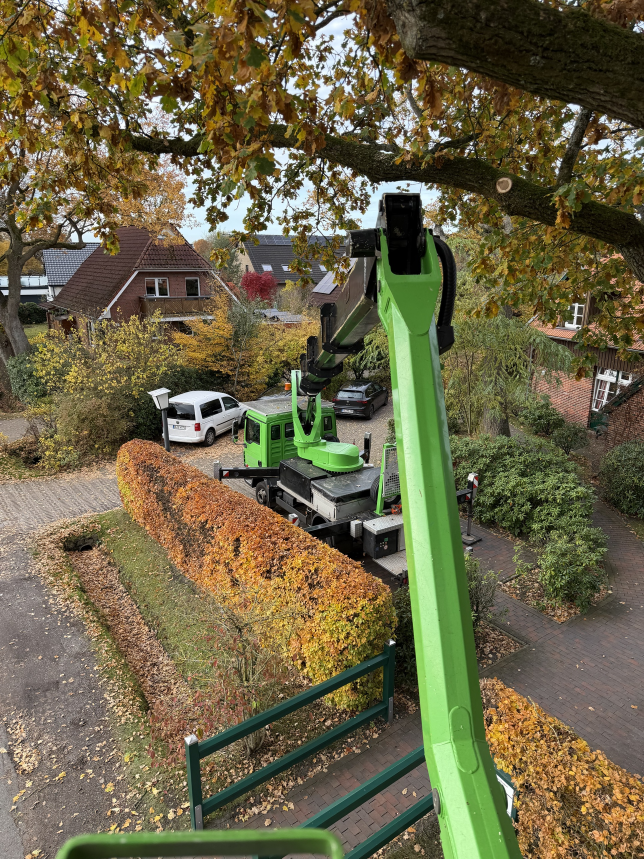
#> input picture projects/bischof-recruiting/stills/hubsteiger_korb.jpg, 1932 x 2576 px (shown at 1/3 size)
$ python -i look.py   (imports and definitions only)
#> lines starting #> are read from the running program, lines starting #| are printed output that depends on the picture
"""Grading 'Nordischer Winter', Textur und Typo-Bausteine (Stilrahmen Bischof Baumpflege)."""
import os
import numpy as np
import cv2
from PIL import Image, ImageDraw, ImageFont, ImageFilter

ROOT = os.path.dirname(os.path.dirname(os.path.abspath(__file__)))
W, H, FPS = 1080, 1920, 30
BEAT = 15  # 120 BPM -> 0,5 s = 15 Frames

FOREST = (0x12, 0x34, 0x1D)
DEEP = (0x0B, 0x1F, 0x12)
FLEET = (0x7D, 0xC2, 0x43)
BONE = (0xF4, 0xF2, 0xEC)

FONT = {
    "anton": os.path.join(ROOT, "fonts/Anton-Regular.ttf"),
    "bc6": os.path.join(ROOT, "fonts/BarlowCondensed-SemiBold.ttf"),
    "bc8": os.path.join(ROOT, "fonts/BarlowCondensed-ExtraBold.ttf"),
}


def font(name, size):
    return ImageFont.truetype(FONT[name], size)


# ---------------------------------------------------------------- Grading
def _build_luts():
    x = np.linspace(0, 1, 256)
    # harter Kontrast (S-Kurve) + komprimierte Highlights
    s = 1 / (1 + np.exp(-7.0 * (x - 0.48)))
    s = (s - s[0]) / (s[-1] - s[0])
    tone = 0.35 * x + 0.65 * s
    tone = np.where(tone > 0.6, 0.6 + (tone - 0.6) * 0.5, tone)  # Himmel/Highlights komprimieren
    tone = tone * 0.97 + 0.012  # Schwarz leicht angehoben (Film)
    shadow = np.clip(1 - x / 0.5, 0, 1) ** 1.5  # Gewicht Schatten
    high = np.clip((x - 0.6) / 0.4, 0, 1)
    r = tone - 0.035 * shadow - 0.010 * high
    g = tone + 0.004 * shadow
    b = tone + 0.045 * shadow + 0.02 * high  # kühle Schatten, leicht kühle Lichter
    return [np.clip(c * 255, 0, 255).astype(np.uint8) for c in (r, g, b)]


LUT_R, LUT_G, LUT_B = _build_luts()


def _build_luts_kino():
    """Kinolook: tiefe Schwärzen, kräftige S-Kurve, weiche Schulter, Teal-Schatten, warme Lichter."""
    x = np.linspace(0, 1, 256)
    s = 1 / (1 + np.exp(-7.0 * (x - 0.46)))
    s = (s - s[0]) / (s[-1] - s[0])
    tone = 0.38 * x + 0.62 * s
    tone = tone ** 1.04  # Mitten etwas dichter
    tone = np.where(tone > 0.7, 0.7 + (tone - 0.7) * 0.62, tone)  # Schulter: Himmel bleibt gezeichnet
    tone = tone * 0.975 + 0.015  # Schwarz minimal angehoben, keine zugelaufenen Schatten
    shadow = np.clip(1 - x / 0.55, 0, 1) ** 1.3
    warm = np.clip(1 - np.abs(x - 0.6) / 0.25, 0, 1)  # Wärme in den oberen Mitten (Haut, Holz, Schnittschutz)
    top = np.clip((x - 0.82) / 0.18, 0, 1)  # Spitzlichter/Himmel neutral-kühl
    r = tone - 0.050 * shadow + 0.035 * warm - 0.030 * top
    g = tone + 0.012 * shadow + 0.010 * warm - 0.004 * top
    b = tone + 0.045 * shadow - 0.030 * warm + 0.026 * top
    return [np.clip(c * 255, 0, 255).astype(np.uint8) for c in (r, g, b)]


KINO_R, KINO_G, KINO_B = _build_luts_kino()
LOOK = os.environ.get("LOOK", "kino")


def grade(rgb):
    if LOOK == "kino":
        return grade_kino(rgb)
    return grade_winter(rgb)


def denoise(rgb):
    """Leichtes Entrauschen: Farbrauschen kräftig, Helligkeitsrauschen kantenschonend."""
    ycc = cv2.cvtColor(rgb, cv2.COLOR_RGB2YCrCb)
#> ycc: shape (2576, 1932, 3); mean of channels 0, 1, 2 99.4, 133.8, 111.9
    y = cv2.bilateralFilter(ycc[..., 0], 7, 14, 5)
    cr = cv2.GaussianBlur(ycc[..., 1], (0, 0), 2.2)
    cb = cv2.GaussianBlur(ycc[..., 2], (0, 0), 2.2)
    return cv2.cvtColor(np.dstack([y, cr, cb]), cv2.COLOR_YCrCb2RGB)


def grade_kino(rgb):
    rgb = denoise(rgb)
    f0 = rgb.astype(np.float32)
    # Klarheit: nur großflächiger lokaler Kontrast, verstärkt kein feines Rauschen
    lum0 = f0 @ np.array([0.299, 0.587, 0.114], np.float32)
    base = cv2.GaussianBlur(lum0, (0, 0), 3)
    blur = cv2.GaussianBlur(lum0, (0, 0), 40)
    mid = 1 - np.abs(lum0 / 127.5 - 1)
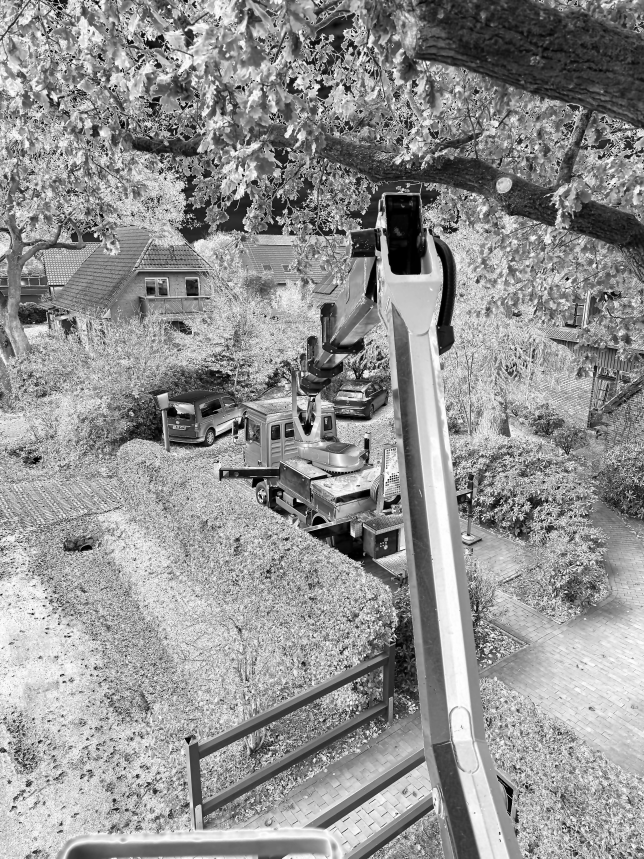
#> mid: shape (2576, 1932) float32 (shown at 1/3 size); min 0, max 1, mean 0.577
    f0 += (0.2 * (base - blur) * mid)[..., None]
    src = np.clip(f0, 0, 255).astype(np.uint8)
    out = np.empty_like(src)
    out[..., 0] = KINO_R[src[..., 0]]
    out[..., 1] = KINO_G[src[..., 1]]
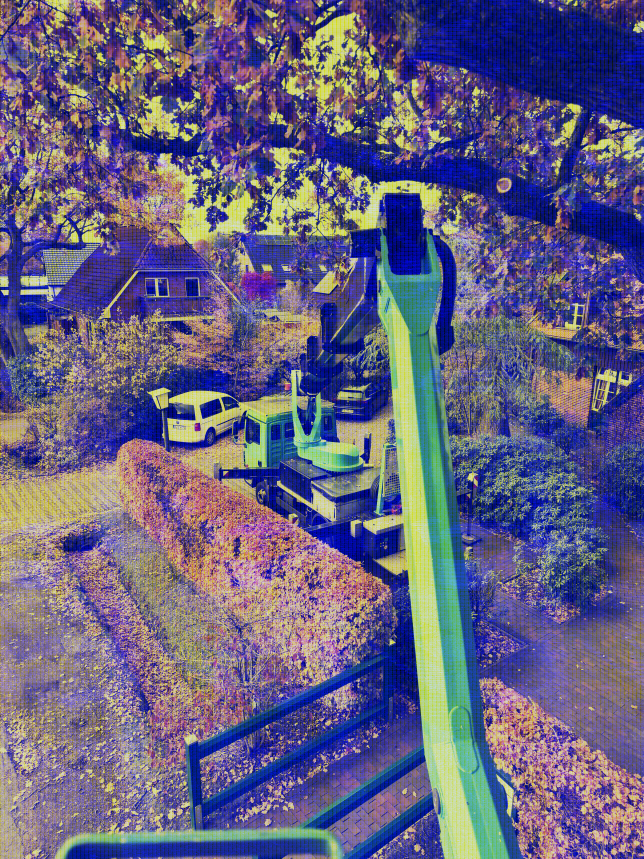
#> out: shape (2576, 1932, 3) (shown at 1/3 size); mean R, G, B 102, 96.9, 131
    out[..., 2] = KINO_B[src[..., 2]]
    f = out.astype(np.float32)
    lum = f @ np.array([0.299, 0.587, 0.114], np.float32)
    hsv = cv2.cvtColor(src, cv2.COLOR_RGB2HSV)
#> hsv: shape (2576, 1932, 3); mean H, S, V 29.1, 113.9, 113.4
    h = hsv[..., 0].astype(np.float32)
    green = np.clip(1 - np.abs(h - 45) / 25, 0, 1)
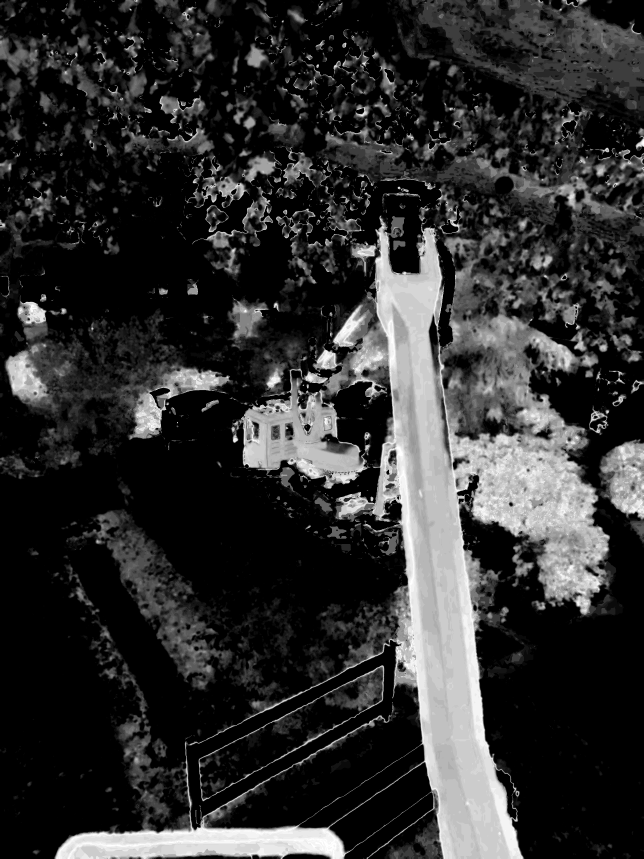
#> green: shape (2576, 1932) float32 (shown at 1/3 size); min 0, max 1, mean 0.189
    orange = np.clip(1 - np.abs(h - 13) / 11, 0, 1)
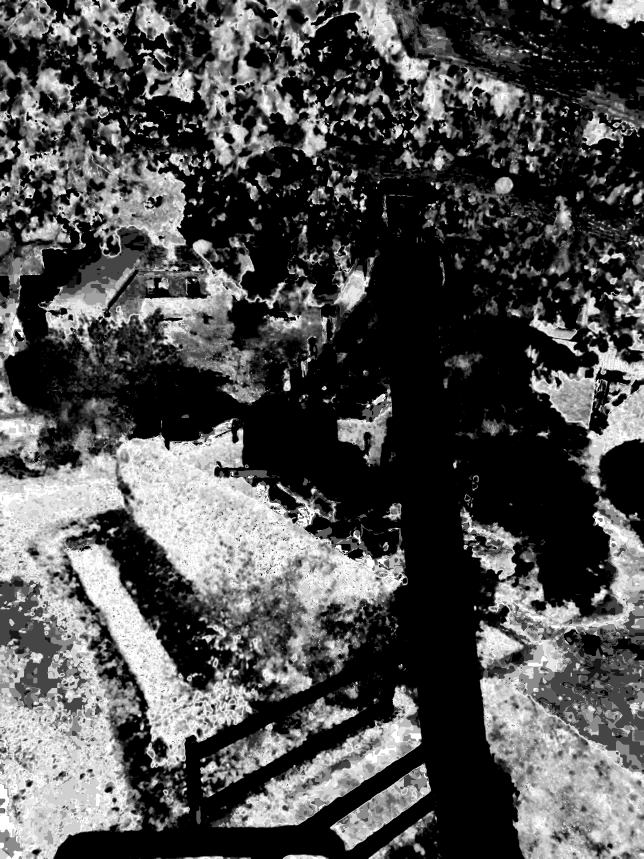
#> orange: shape (2576, 1932) float32 (shown at 1/3 size); min 0, max 1, mean 0.31
    sat = 1.1 + 0.38 * green + 0.5 * orange
    sat *= 1 - 0.3 * np.clip((lum - 180) / 60, 0, 1)
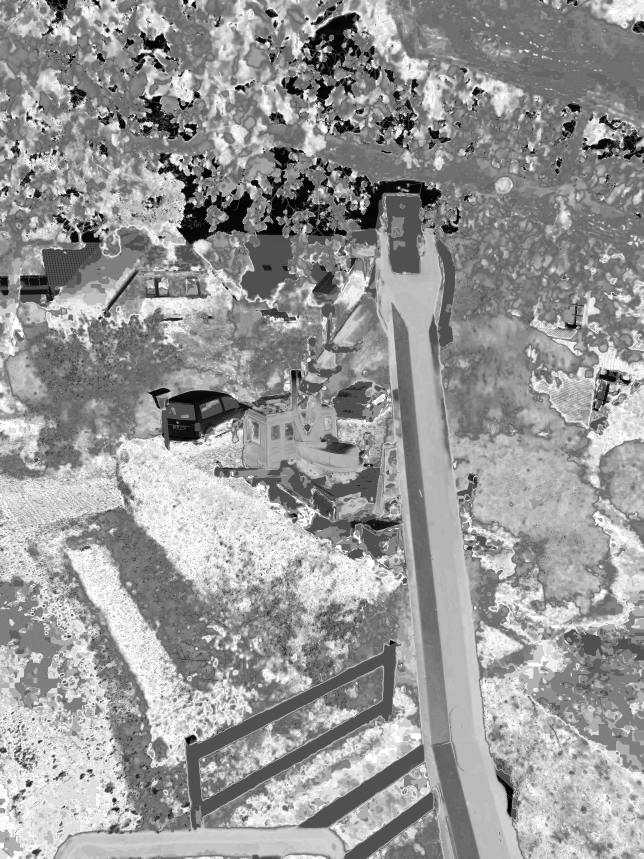
#> sat: shape (2576, 1932) float32 (shown at 1/3 size); min 0.871, max 1.6, mean 1.31; drawn with min black and max white
    f = lum[..., None] + (f - lum[..., None]) * sat[..., None]
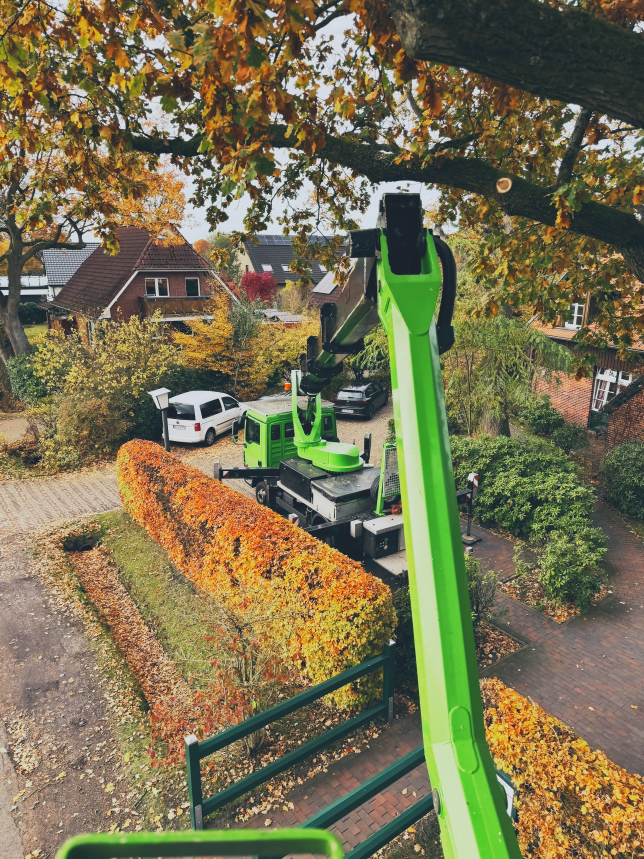
#> f: shape (2576, 1932, 3) float32 (shown at 1/3 size); mean R, G, B 105, 97.3, 60.5; drawn with min black and max white
    return np.clip(f, 0, 255).astype(np.uint8)
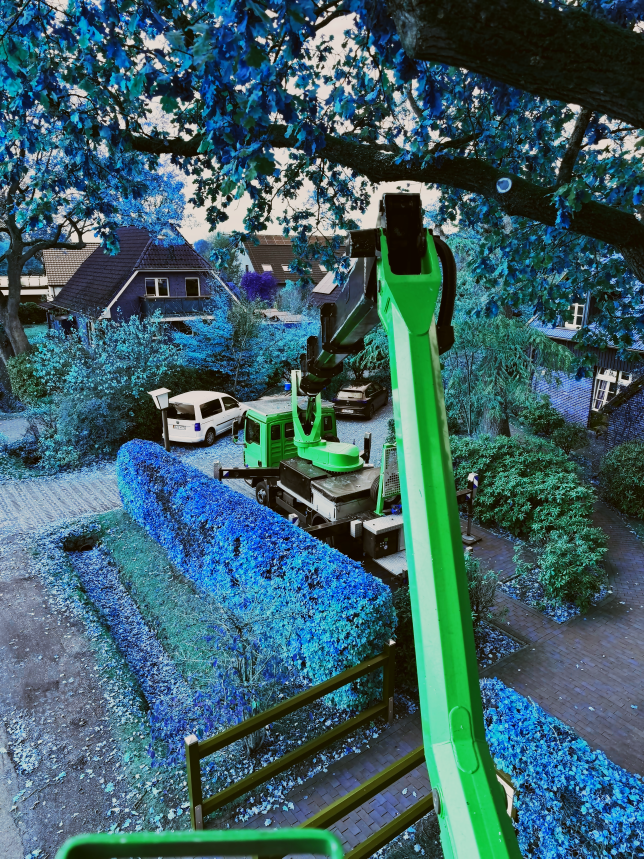
#> returned value: shape (2576, 1932, 3) (shown at 1/3 size); mean of channels 0, 1, 2 104.4, 96.7, 59.9; drawn as B, G, R


# [17 lines left out: function grade_winter, not called in this run]


# ---------------------------------------------------------------- Textur
def _vignette():
    yy, xx = np.mgrid[0:H, 0:W].astype(np.float32)
    d = np.sqrt(((xx - W / 2) / (W * 0.62)) ** 2 + ((yy - H * 0.48) / (H * 0.6)) ** 2)
    v = 1 - 0.55 * np.clip(d - 0.42, 0, 1) ** 1.3
    top = 1 - 0.38 * np.clip(1 - yy / 420, 0, 1) ** 1.6  # Brand-Zeile oben
    return (v * top)[..., None]


VIG = _vignette()
_rng = np.random.default_rng(7)
GRAIN = []
# [5 lines not run here, left out]


# [8 lines left out: function texture, not called in this run]


# ---------------------------------------------------------------- Typo
def ease_out(t):
    return 1 - (1 - t) ** 3


# [57 lines left out: functions slam_scale, text_img, paste_scaled, composite, not called in this run]

>>> import cv2
>>> picture = cv2.cvtColor(cv2.imread('../stills/hubsteiger_korb.jpg'), cv2.COLOR_BGR2RGB)
>>> result = grade(picture)
